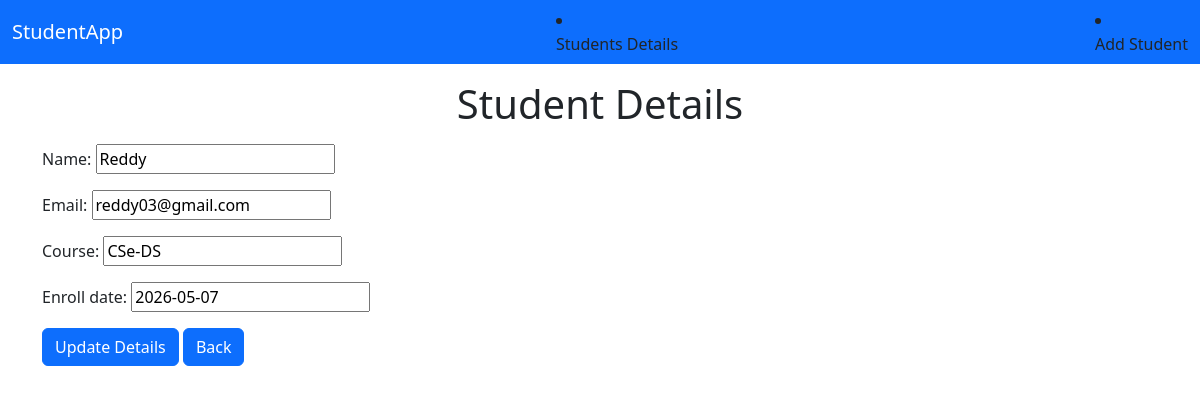
Page /update/7/ on the committed database.
### student_CRUD/models.py (models this page shows, shortened)
class StudentDetail(models.Model):
    name=models.CharField(max_length=100)
    email=models.CharField(max_length=100,unique=True)
    course=models.CharField(max_length=50)
    enroll_date=models.DateField()

### student_CRUD/views.py (the view)
# urls.py: path('update/<int:id>/', views.update_student, name='update'),
def update_student(request, id):
    student = get_object_or_404(StudentDetail, id=id)
    if request.method == "POST":
        form = StudentForm(request.POST, instance=student)
        if form.is_valid():
            form.save()
            return redirect("homepage")
    else:
        form = StudentForm(instance=student)
    return render(request, "update.html", {
        "form": form
    })

### student_CRUD/forms.py
class StudentForm(forms.ModelForm):
    class Meta:
        model=StudentDetail
        fields=['name','email','course','enroll_date']

### student_CRUD/templates/update.html
{% extends "master.html" %} {% block content %}
<h1 class="text-center mt-3 mb-3">Student Details</h1>
<div class="container">
    <form action="" method="POST">
    {% csrf_token %} {{ form.as_p }}
    <button type="submit" class="btn btn-primary"> Update Details</button>
    <button type="submit" class="btn btn-primary"> Back</button>
  </form>
</div>
{% endblock content %}

### rows in the picture
StudentDetail: name "Reddy", email "reddy03@gmail.com", course "CSe-DS", enroll_date "2026-05-07"
